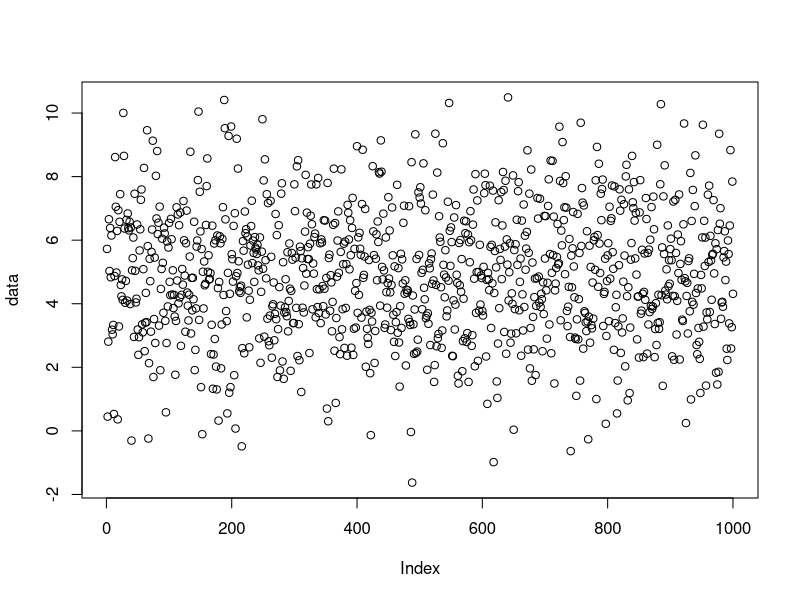
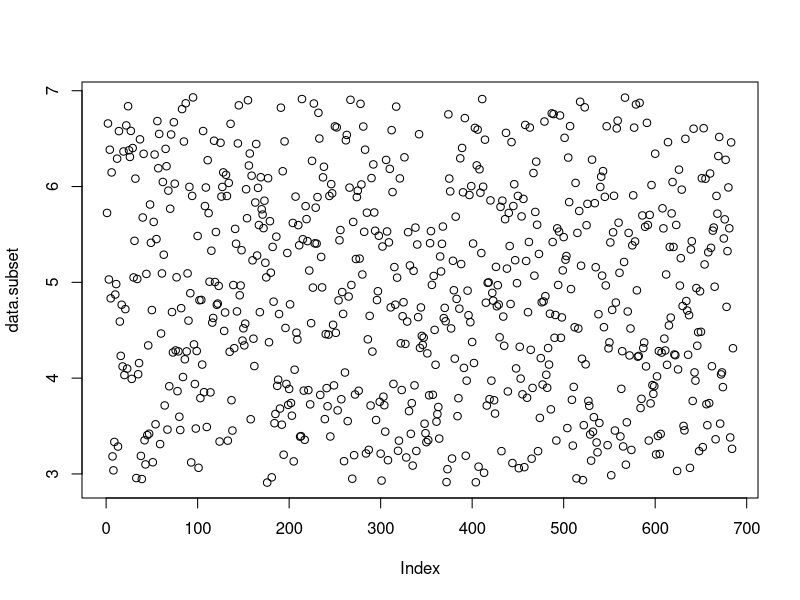

These charts were generated, in order, by the following R code: (Note: this script raises an error after producing the figures.)
# clear the Global Environment
rm(list=ls())


#############################
# 2.1 Vectors               #
#############################

# vectors store several values of the same mode

x <- c(1,2,3,4)
y <- 1:4
z <- rep(1,10)

words <- c('This', 'is', 'a', 'sentence', '.')

# What happens if you do ... ?

mixed.vector1 <- c(TRUE, 3.1)
mixed.vector2 <- c(TRUE, 'word', 3.7)

# What happens if you concatenate vectors ... ?

y <- c(mixed.vector1, mixed.vector2)

# Try to do basic operations and comparisons with vectors.
x <- c(2,4)
y <- c(1,2)

# Question: What is the difference between & and &&, | and || ?

# Note the recycling.

x <- 4:15
y <- c(1,-1)

x.alternating <- x * y

# We can grap the k-th component of a vector using [k]

x.alternating[2]

# or several components.

x.alternating[c(2,4,6)]

# Try to set only the first component of x.alternating to 'word'

# We get the number of components of vector x using length(x).

length(x.alternating)

# Question: What is the difference between 
#           x <- c() and x <- numeric(0) ?


#############################
# 2.2 Exercise              #
#############################

data <- rnorm(n = 1000, mean = 5, sd = 2)
plot(data)

# Problem:

# 1) Compute mean and standard deviation (std) 
#    of data 
# 2) grap the values in data that lie 
#    within mean +/- std and compute 
#    their relative number number

# Possible solution:

# 1)
# iterate over index
mean <- 0
for (i in (1:length(data)) ) {
  mean = mean + data[i] / length(data)
}

# or iterate over components
mean <- 0
for ( value in data ) {
  mean = mean + value / length(data)
}

std <- 0
for (value in data) {
  std = std + (value - mean)**2 / (length(data) - 1)
}
std = std**(1/2)

# 2)

data.logical <- data > mean - std & data < mean + std

data.subset <- data[data.logical]

plot(data.subset)

relative.number <- length(data.subset) / length(data)

#############################
# 2.3 named vectors         #
#############################

values <- c(mean, std, relative.number)
names <- c('mean', 'std', 'rel num')

results <- values
names(results) = names

# Check results[1] and results['mean']

#############################
# 2.4 matrices              #
#############################

# Matrices are the two dimensional extension of vectors

A <- matrix( rep(TRUE,20), nrow = 5, ncol = 4)

B <- matrix(c(1,'word', TRUE, 3.1), nrow = 2)

C <- c(TRUE,FALSE)

# Try to grap the 1-2-component of B

# or the 1-st row/column of B.

#Note 
is.vector(B[1,])

# Question: What is the result of C * A ? ( A * C ?)

# We can combine matrices using cbind and rbind.
# Try it out.

A <- matrix( c('a','b','c','d'),nrow = 2)

# We can also perfrom matrix multiplication as known
# from linear algebra and invert square matrices

A <- matrix( c(0,1/2,1,0), nrow = 2)

# Question: What is the difference between A * A and A %*% A ?

# Try solve(A)

#############################
# 2.5 Exercise              #
#############################

# Consider the situation: 
# Three internet providers 'A' 'B' and 
# 'C' compete for customers.
# In January 'A' has got 10000 customers,
# 'B' 4000 and C '500'.
# Assume that after each month, 10% of the customers 
# of 'B' and 'C' change to 'A' and 5% of 'A' change 
# equally distributed to 'B' and 'C'.

# Problem:

# Compute the customer distribution in the next 3 years.
# Plot the number of customers of as a time series

# Possible solution:

customers <- c('A' = 10000, 'B' = 4000, 'C' = 500)
customers.A <- c(as.numeric( customers['A'] ))

M <- matrix( data = c(  0.95, 0.1, 0.1,
                        0.025, 0.9,   0,
                        0.025,   0, 0.9 ),
             nrow = 3, byrow = TRUE)
rownames(M) <- c('A','B','C')
colnames(M) <- c('A','B','C')

for (i in 1:36) {
  customers = M %*% customers
  customers.A = c(timeseries, customers[1])
}
plot(customers.A)

#############################
# 2.6 lists                 #
#############################

# Lists can store several types of variables.

A <- matrix( rnorm(n = 6), nrow = 2)
names <- c('x1', 'x2', 'x3')
value <- 3

data <- list( 'matrix' = A, 'names' = names, 'value' = value, 'object' = NULL)

# We get items of list list using [[]] and $.
# Check it out.

#############################
# 2.7 Exercise              #
#############################

data <- list( 1:5 , TRUE , matrix( rnorm(n = 4), nrow = 2) , NULL, 
              list( 'values' = c(1,2,3)) , c(1,2,3,4,5) , 'test')


# Problem: 

# Label the elements of data with their mode, i.e.
# integer, numeric, logical, NULL, complex, character
# Write a short algorithm, that works for arbitrary lists.

# Possible solution:

for (i in 1:length(data)) {
  names(data)[i] = class(data[[i]])
}

#############################
# 2.8 data frames           #
#############################

# data.frames are lists of vectors.

data <- mtcars
print(data)

# they combine list structure
data$mpg
data[[1]]

# and matrix structure
data[6,1]
data['Valiant','mpg']

# Question: What is the difference between data[1] and data[[1]] ?

#############################
# 2.9 Exercise              #
#############################

data <- mtcars
val <-  rep('A',32)
'B' -> val[18] -> val[26]
data <- cbind.data.frame(data, val)

# Use class() and typeof() to get the classes and types of data and 
# of the columns of data.

# Use class conversion, e.g.

x <- 2.1
print( class(x) )
class(x) <- 'integer'
x <- as.factor(x)
x <- as.numeric(x)

# to convert the categorical variables of data into factors.
data$cyl <- as.factor(data$cyl)
data$vs <- as.factor(data$vs)
data$am <- as.factor(data$am)
data$gear <- as.factor(data$gear)
data$carb <- as.factor(data$carb)
# Check out the classes and types again.

# Question: Explain the type of data$val. 